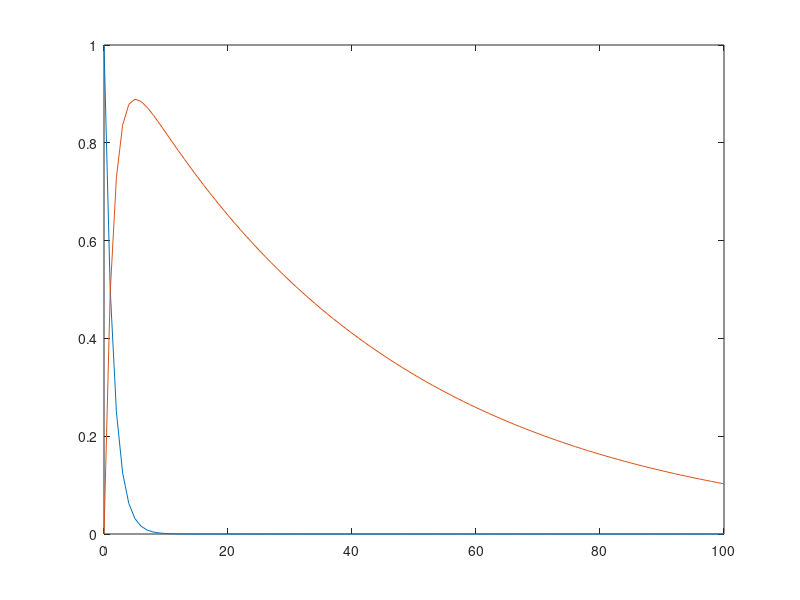

Write MATLAB code to recreate this figure.
k1 = 0.6931;
k2 = 0.0231;
x0 = 1;

c = @(t) ((x0)*exp(-k1*t));

t_max = 100;

t = 0:1:t_max;

x = zeros(1,t_max+1);
y = zeros(1,t_max+1);

c2 = @(t) ((k1*x0)/(k2-k1))*(exp(-k1*t) - exp(-k2*t));

for i=1:1:t_max+1
    x(i) = c(i-1);
end

for i=1:1:t_max+1
    y(i) = c2(i-1);
end

plot(t,x);

hold on;

plot(t,y);

tformax = (log(k1/k2))/(k1-k2)
ymax = c2(tformax)
